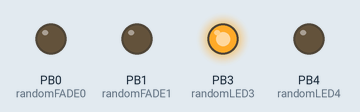
Simulated run of this sketch. Board: ATtiny85, built with avr-gcc and run on an emulated ATtiny85. Parts: output pins drawn as LEDs (lit = HIGH). Random numbers use the default seed unless the sketch sets one.

Above: at 0.04 s.
At 11.72 s:
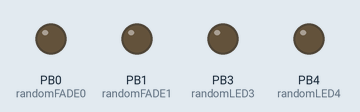
At 22.06 s:
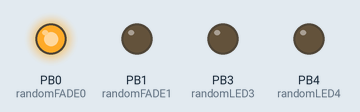
At 27.23 s:
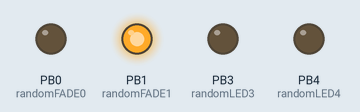
At 37.45 s:
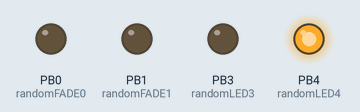
Timing chart, 0 to 40.0 s (numbered marks = the images above):
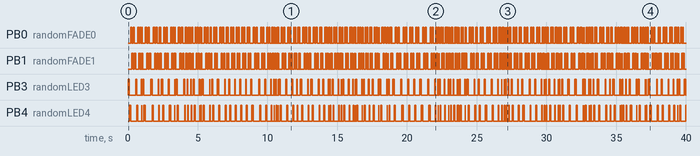

The sketch:

CarolStars.ino
```cpp
/*
* Sensor_Blink for e-luminated books workshop by Becca Rose 2015, edited for Carol Dwindell's stars!
* http://www.beccarose.co.uk
*
* This sketch will change the blink rate according to the resistance of the sensor. It is originally desgigned
* to be used with the for the Attiny85
*
*/

//Pin connections: these are going to flash at random
int randomLED3 = 3;
int randomLED4 = 4;
int randomFADE0 = 0;
int randomFADE1 = 1;

void setup()
{
  pinMode(randomLED3, OUTPUT);
  pinMode(randomLED4, OUTPUT);
  pinMode(randomFADE0, OUTPUT);
  pinMode(randomFADE1, OUTPUT);
}

void loop()
{
  //pick a number at random this is in the loop so it will choose new random number for each loop
  int randNumber = random(5, 100);

//random bit of program
  digitalWrite(randomLED3, HIGH);
  delay (randNumber);
  digitalWrite(randomLED3, LOW);
  digitalWrite(randomLED4, HIGH);
  delay (randNumber);
  digitalWrite(randomLED4, LOW);
  digitalWrite(randomFADE0, HIGH);
  delay (randNumber);
  digitalWrite(randomFADE0, LOW);
  digitalWrite(randomFADE1, HIGH);
  delay (randNumber);
  digitalWrite(randomFADE1, LOW);

// fade bit of program
  digitalWrite(randomFADE0, 130);
  delay (randNumber);
  digitalWrite(randomFADE0, LOW);
  digitalWrite(randomFADE1, 130);
  delay (randNumber);
  digitalWrite(randomFADE1, LOW);
}
```

Measured:
- by itself, PB0 (randomFADE0): LOW → HIGH at 0.18 s, → LOW 0.09 s later, → HIGH 0.09 s later, → LOW 0.09 s later, … (508 changes in this stretch)
- by itself, PB1 (randomFADE1): LOW → HIGH at 0.28 s, → LOW 0.09 s later, → HIGH 0.09 s later, → LOW 0.09 s later, … (516 changes in this stretch)
